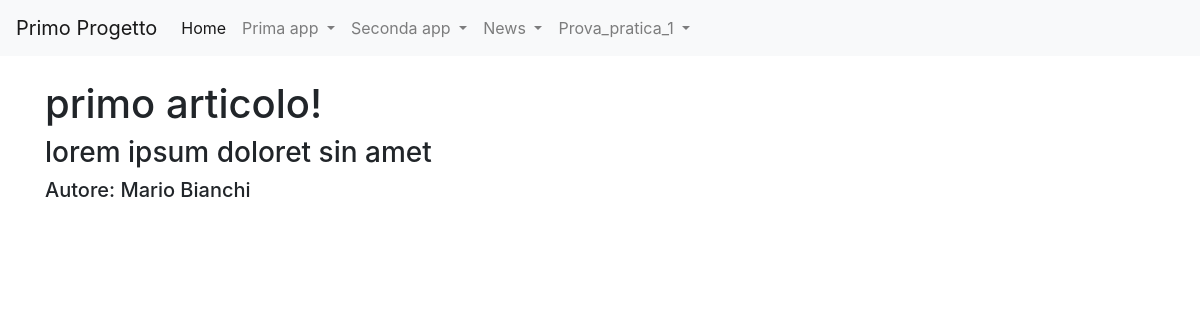
/news/articoli/1, run on the app's committed database.
### news/models.py (models this page shows)
class Articolo(models.Model):
    titolo = models.CharField(max_length=20)
    contenuto = models.TextField()
    giornalista = models.ForeignKey(Giornalista, on_delete=models.CASCADE, related_name="articoli")
    class Meta:
        verbose_name = "Articolo"
        verbose_name_plural = "Articoli"

class Giornalista(models.Model):
    nome = models.CharField(max_length=20)
    cognome = models.CharField(max_length=20)
    class Meta:
        verbose_name = "Giornalista"
        verbose_name_plural = "Giornalisti"

### news/views.py (the view)
# urls.py: path("articoli/<int:pk>", ArticoloDetailViewCB.as_view(), name="articolo_detail"),
class ArticoloDetailViewCB(DetailView):
    model=Articolo
    template_name="articolo_detail.html"

### news/templates/articolo_detail.html (shortened to what this page needs)
{%extends 'base.html' %}
{% block content %}
    <h1>{{articolo.titolo}}</h1>
    <h3>{{articolo.contenuto}}</h3>
    <h5>Autore: {{articolo.giornalista.nome}} {{articolo.giornalista.cognome}}</h5>
{% endblock content %}

### data on the page
Articolo: titolo "primo articolo!", contenuto "lorem ipsum doloret sin amet", giornalista.nome "Mario", giornalista.cognome "Bianchi"
